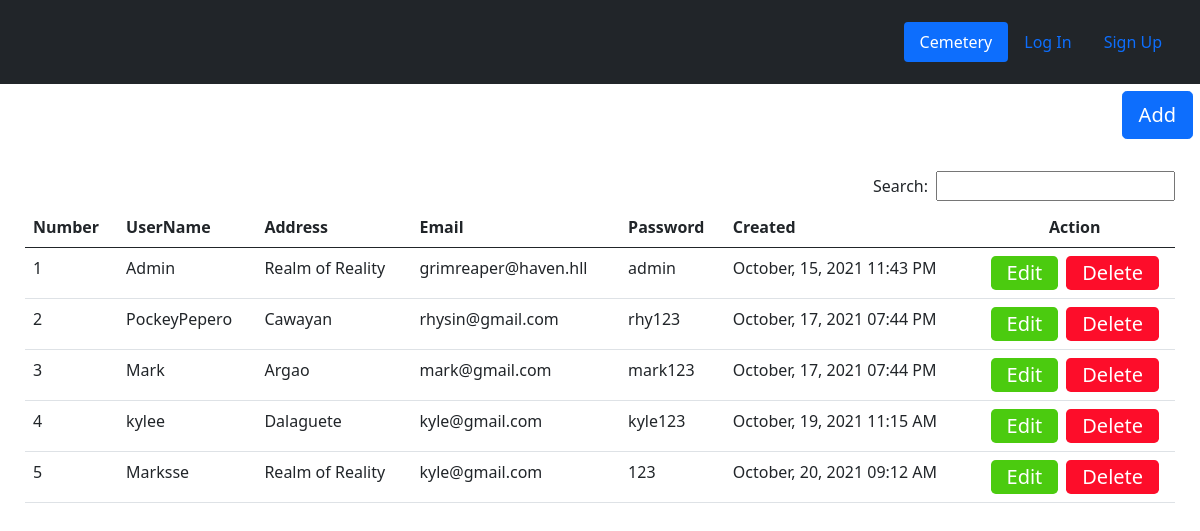
The page /admin/client.php on the database its author committed.
### tables this page shows
CREATE TABLE `user` (
  `userId` int(200) NOT NULL,
  `userName` varchar(200) NOT NULL,
  `userFname` varchar(200) NOT NULL,
  `userLname` varchar(200) NOT NULL,
  `userContact` int(200) NOT NULL,
  `userAddress` varchar(50) NOT NULL,
  `userMail` varchar(200) NOT NULL,
  `userPwd` varchar(200) NOT NULL,
  `userTimestamp` datetime NOT NULL DEFAULT current_timestamp()
);

### admin/client.php (the view, shortened to what this page needs)
<?php
include_once 'admin.header.php';
?>
<div class="d-flex flex-row justify-content-end">
        <div><a class="btn btn-primary btn-lg" role="button" id="add" href="#addUser" data-bs-toggle="modal" style="margin: 7px;">Add</a>
        </div>
    </div>
    <div style="margin: 25px;">
        <div class="table-responsive">
            <table class="table" id="example">
                <thead>
                    <tr>
                        <th>Number</th>
                        <th>UserName</th>
                        <th>Address</th>
                        <th>Email</th>
                        <th>Password</th>
                        <th>Created</th>
                        <th style="text-align: center;">Action</th>
                    </tr>
                </thead>
                <tbody>
                <?php
        $usernum = 1;
        $tableview = $conn->query("SELECT * FROM user");
        while ($view = $tableview->fetch_assoc()):
            $date = date(" F, d, Y h:i A",strtotime($view['userTimestamp'])) ;
        ?>
                    <tr>
                        <td> <?php echo $usernum++; ?> </td>
                        <td> <?php echo $view['userName']; ?> </td>
                        <td><?php echo $view['userAddress']; ?></td>
                        <td><?php echo $view['userMail']; ?></td>
                        <td><?php echo $view['userPwd']; ?></td>
                        <td><?php echo $date; ?></td>
                        <td class="d-flex flex-row justify-content-evenly">
                            <div><a class="btn btn-primary btn-lg" role="button" id="edit" href="#edit<?php echo $view['userId']; ?>" data-bs-toggle="modal" style="background: rgb(75,203,15);border-style: none;padding: 2px 16px;">Edit</a>
                            </div>
                            <div><a class="btn btn-primary btn-lg" role="button" id="del" href="#delete<?php echo $view['userId']; ?>" data-bs-toggle="modal" style="border-style: none;background: rgb(253,13,42);padding: 2px 16px;">Delete</a>
                            </div>
                        </td>
                    </tr>
                    <?php endwhile ?>
                </tbody>
            </table>
        </div>
    </div>
    <?php
include_once 'admin.footer.php';
?>

### rows shown on the page
user: userName "Admin", userAddress "Realm of Reality", userMail "grimreaper@haven.hll", userPwd "admin", userTimestamp "October, 15, 2021 11:43 PM"
user: userName "PockeyPepero", userAddress "Cawayan", userMail "rhysin@gmail.com", userPwd "rhy123", userTimestamp "October, 17, 2021 07:44 PM"
user: userName "Mark", userAddress "Argao", userMail "mark@gmail.com", userPwd "mark123", userTimestamp "October, 17, 2021 07:44 PM"
user: userName "kylee", userAddress "Dalaguete", userMail "kyle@gmail.com", userPwd "kyle123", userTimestamp "October, 19, 2021 11:15 AM"
user: userName "Marksse", userAddress "Realm of Reality", userMail "kyle@gmail.com", userPwd "123", userTimestamp "October, 20, 2021 09:12 AM"
